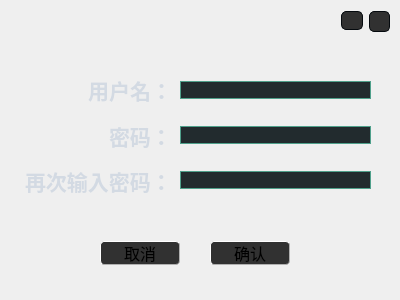
<?xml version="1.0" encoding="UTF-8"?>
<ui version="4.0">
 <class>noPasswd</class>
 <widget class="QWidget" name="noPasswd">
  <property name="geometry">
   <rect>
    <x>0</x>
    <y>0</y>
    <width>400</width>
    <height>300</height>
   </rect>
  </property>
  <property name="windowTitle">
   <string>Form</string>
  </property>
  <property name="styleSheet">
   <string notr="true">/*
ManjaroMix Style Sheet for QT Applications
Author: Jaime A. Quiroga P.
Company: GTRONICK
Last updated: 25/02/2020, 15:42.
Available at: https://github.com/GTRONICK/QSS/blob/master/ManjaroMix.qss
*/
QMainWindow {
	background-color: rgb(49, 49, 49);
	border-radius:20px;

}
QMessageBox {
    background-color: rgb(49, 49, 49);
	border-radius:20px;
}

QMessageBox QLabel {
    color: #d3dae3;
}
QCalendar {
	background-color: rgb(49, 49, 49);
}
QTextEdit {
	border-width: 1px;
	border-style: solid;
	border-color: #4fa08b;
	background-color: #222b2e;
	color: #d3dae3;
}
QPlainTextEdit {
	border-width: 1px;
	border-style: solid;
	border-color: #4fa08b;
	background-color: #222b2e;
	color: #d3dae3;
}
QToolButton {
	border-style: solid;
	border-top-color: qlineargradient(spread:pad, x1:0.5, y1:1, x2:0.5, y2:0, stop:0 rgb(215, 215, 215), stop:1 rgb(222, 222, 222));
	border-right-color: qlineargradient(spread:pad, x1:0, y1:0.5, x2:1, y2:0.5, stop:0 rgb(217, 217, 217), stop:1 rgb(227, 227, 227));
	border-left-color: qlineargradient(spread:pad, x1:0, y1:0.5, x2:1, y2:0.5, stop:0 rgb(227, 227, 227), stop:1 rgb(217, 217, 217));
	border-bottom-color: qlineargradient(spread:pad, x1:0.5, y1:1, x2:0.5, y2:0, stop:0 rgb(215, 215, 215), stop:1 rgb(222, 222, 222));
	border-width: 1px;
	border-radius: 5px;
	color: #d3dae3;
	padding: 2px;
	background-color: rgb(255,255,255);
}
QToolButton:hover{
	border-style: solid;
	border-top-color: qlineargradient(spread:pad, x1:0.5, y1:1, x2:0.5, y2:0, stop:0 rgb(195, 195, 195), stop:1 rgb(222, 222, 222));
	border-right-color: qlineargradient(spread:pad, x1:0, y1:0.5, x2:1, y2:0.5, stop:0 rgb(197, 197, 197), stop:1 rgb(227, 227, 227));
	border-left-color: qlineargradient(spread:pad, x1:0, y1:0.5, x2:1, y2:0.5, stop:0 rgb(227, 227, 227), stop:1 rgb(197, 197, 197));
	border-bottom-color: qlineargradient(spread:pad, x1:0.5, y1:1, x2:0.5, y2:0, stop:0 rgb(195, 195, 195), stop:1 rgb(222, 222, 222));
	border-width: 1px;
	border-radius: 5px;
	color: rgb(0,0,0);
	padding: 2px;
	background-color: rgb(255,255,255);
}
QToolButton:pressed{
	border-style: solid;
	border-top-color: qlineargradient(spread:pad, x1:0.5, y1:1, x2:0.5, y2:0, stop:0 rgb(215, 215, 215), stop:1 rgb(222, 222, 222));
	border-right-color: qlineargradient(spread:pad, x1:0, y1:0.5, x2:1, y2:0.5, stop:0 rgb(217, 217, 217), stop:1 rgb(227, 227, 227));
	border-left-color: qlineargradient(spread:pad, x1:0, y1:0.5, x2:1, y2:0.5, stop:0 rgb(227, 227, 227), stop:1 rgb(217, 217, 217));
	border-bottom-color: qlineargradient(spread:pad, x1:0.5, y1:1, x2:0.5, y2:0, stop:0 rgb(215, 215, 215), stop:1 rgb(222, 222, 222));
	border-width: 1px;
	border-radius: 5px;
	color: rgb(0,0,0);
	padding: 2px;
	background-color: rgb(142,142,142);
}
QPushButton{
	border-style: solid;
	border-color: #050a0e;
	border-width: 1px;
	border-radius: 5px;
	color: #d3dae3;
	padding: 2px;
	background-color: rgb(49, 49, 49);
}
QPushButton::default{
	border-style: solid;
	border-color: #050a0e;
	border-width: 1px;
	border-radius: 5px;
	color: #FFFFFF;
	padding: 2px;
	background-color: rgb(49, 49, 49);;
}
QPushButton:hover{
	border-style: solid;
	border-color: #050a0e;
	border-width: 1px;
	border-radius: 5px;
	color: #d3dae3;
	padding: 2px;
	background-color: #1c1f1f;
}
QPushButton:pressed{
	border-style: solid;
	border-color: #050a0e;
	border-width: 1px;
	border-radius: 5px;
	color: #d3dae3;
	padding: 2px;
	background-color: #2c2f2f;
}
QPushButton:disabled{
	border-style: solid;
	border-top-color: qlineargradient(spread:pad, x1:0.5, y1:1, x2:0.5, y2:0, stop:0 rgb(215, 215, 215), stop:1 rgb(222, 222, 222));
	border-right-color: qlineargradient(spread:pad, x1:0, y1:0.5, x2:1, y2:0.5, stop:0 rgb(217, 217, 217), stop:1 rgb(227, 227, 227));
	border-left-color: qlineargradient(spread:pad, x1:0, y1:0.5, x2:1, y2:0.5, stop:0 rgb(227, 227, 227), stop:1 rgb(217, 217, 217));
	border-bottom-color: qlineargradient(spread:pad, x1:0.5, y1:1, x2:0.5, y2:0, stop:0 rgb(215, 215, 215), stop:1 rgb(222, 222, 222));
	border-width: 1px;
	border-radius: 5px;
	color: #808086;
	padding: 2px;
	background-color: rgb(142,142,142);
}
QLineEdit {
	border-width: 1px;
	border-style: solid;
	border-color: #4fa08b;
	background-color: #222b2e;
	color: #d3dae3;
}
QLabel {
	color: #d3dae3;
}
QLCDNumber {
	color: #4d9b87;
}
QProgressBar {
	text-align: center;
	color: #d3dae3;
	border-radius: 10px;
	border-color: transparent;
	border-style: solid;
	background-color: #52595d;
}
QProgressBar::chunk {
	background-color: #214037	;
	border-radius: 10px;
}
QMenuBar {
	background-color: rgb(49, 49, 49);
}
QMenuBar::item {
	color: #d3dae3;
  	spacing: 3px;
  	padding: 1px 4px;
	background-color: rgb(49, 49, 49);
}

QMenuBar::item:selected {
  	background-color: #252a2e;
	color: #FFFFFF;
}
QMenu {
	background-color: rgb(49, 49, 49);
}
QMenu::item:selected {
	background-color: #252a2e;
	color: #FFFFFF;
}
QMenu::item {
	color: #d3dae3;
	background-color: rgb(49, 49, 49);
}
QTabWidget {
	color:rgb(0,0,0);
	background-color:#000000;
}
QTabWidget::pane {
		border-color: #050a0e;
		background-color: #1e282c;
		border-style: solid;
		border-width: 1px;
    	border-bottom-left-radius: 4px;
		border-bottom-right-radius: 4px;
}
QTabBar::tab:first {
	border-style: solid;
	border-left-width:1px;
	border-right-width:0px;
	border-top-width:1px;
	border-bottom-width:0px;
	border-top-color: #050a0e;
	border-left-color: #050a0e;
	border-bottom-color: #050a0e;
	border-top-left-radius: 4px;
	color: #d3dae3;
	padding: 3px;
	margin-left:0px;
	background-color: rgb(49, 49, 49);
}
QTabBar::tab:last {
	border-style: solid;
	border-top-width:1px;
	border-left-width:1px;
	border-right-width:1px;
	border-bottom-width:0px;
	border-color: #050a0e;
	border-top-right-radius: 4px;
	color: #d3dae3;
	padding: 3px;
	margin-left:0px;
	background-color: rgb(49, 49, 49);
}
QTabBar::tab {
	border-style: solid;
	border-top-width:1px;
	border-bottom-width:0px;
	border-left-width:1px;
	border-top-color: #050a0e;
	border-left-color: #050a0e;
	border-bottom-color: #050a0e;
	color: #d3dae3;
	padding: 3px;
	margin-left:0px;
	background-color: rgb(49, 49, 49);
}
QTabBar::tab:selected, QTabBar::tab:last:selected, QTabBar::tab:hover {
  	border-style: solid;
  	border-left-width:1px;
	border-bottom-width:0px;
	border-right-color: transparent;
	border-top-color: #050a0e;
	border-left-color: #050a0e;
	border-bottom-color: #050a0e;
	color: #FFFFFF;
	padding: 3px;
	margin-left:0px;
	background-color: #1e282c;
}

QTabBar::tab:selected, QTabBar::tab:first:selected, QTabBar::tab:hover {
  	border-style: solid;
  	border-left-width:1px;
  	border-bottom-width:0px;
  	border-top-width:1px;
	border-right-color: transparent;
	border-top-color: #050a0e;
	border-left-color: #050a0e;
	border-bottom-color: #050a0e;
	color: #FFFFFF;
	padding: 3px;
	margin-left:0px;
	background-color: #1e282c;
}

QCheckBox {
	color: #d3dae3;
	padding: 2px;
}
QCheckBox:disabled {
	color: #808086;
	padding: 2px;
}

QCheckBox:hover {
   	width: 80px;
    height: 35px;
	border-radius:4px;
	border-style:solid;
	padding-left: 1px;
	padding-right: 1px;
	padding-bottom: 1px;
	padding-top: 1px;
	border-width:1px;
	border-color: transparent;
}
QCheckBox::indicator:checked {
	border-image: url(:/icon/C:/Users/a9149/Desktop/On.png);
	width: 80px;
    height: 35px;
}
QCheckBox::indicator:unchecked {
	border-image: url(:/icon/C:/Users/a9149/Desktop/Off.png);
	width: 80px;
    height: 35px;
}
QRadioButton {
	color: #d3dae3;
	padding: 1px;
}
QRadioButton::indicator:checked {
	border-image: url(:/icon/C:/Users/a9149/Desktop/selected.png);
	height: 50px;
	width: 48px;
	
}
QRadioButton::indicator:!checked {
	border-image: url(:/icon/C:/Users/a9149/Desktop/deselected.png);
	height: 50px;
	width: 48px;
}
QStatusBar {
	color:#027f7f;
}
QSpinBox {
	color: #d3dae3;
	background-color: #222b2e;
	border-width: 1px;
	border-style: solid;
	border-color: #4fa08b;
}
QDoubleSpinBox {
	color: #d3dae3;
	background-color: #222b2e;
	border-width: 1px;
	border-style: solid;
	border-color: #4fa08b;
}
QTimeEdit {
	color: #d3dae3;
	background-color: #222b2e;
	border-width: 1px;
	border-style: solid;
	border-color: #4fa08b;
}
QDateTimeEdit {
	color: #d3dae3;
	background-color: #222b2e;
	border-width: 1px;
	border-style: solid;
	border-color: #4fa08b;
}
QDateEdit {
	color: #d3dae3;
	background-color: #222b2e;
	border-width: 1px;
	border-style: solid;
	border-color: #4fa08b;
}
QFontComboBox {
	color: #d3dae3;
	background-color: #222b2e;
	border-width: 1px;
	border-style: solid;
	border-color: #4fa08b;
}
QComboBox {
	color: #d3dae3;
	background-color: #222b2e;
	border-width: 1px;
	border-style: solid;
	border-color: #4fa08b;
}

QDial {
	background: #16a085;
}

QToolBox {
	color: #a9b7c6;
	background-color: #222b2e;
}
QToolBox::tab {
	color: #a9b7c6;
	background-color:#222b2e;
}
QToolBox::tab:selected {
	color: #FFFFFF;
	background-color:#222b2e;
}
QScrollArea {
	color: #FFFFFF;
	background-color:#222b2e;
}
QSlider::groove:horizontal {
	height: 5px;
	background-color: #52595d;
}
QSlider::groove:vertical {
	width: 5px;
	background-color: #52595d;
}
QSlider::handle:horizontal {
	background: #1a2224;
	border-style: solid;
	border-width: 1px;
	border-color: rgb(207,207,207);
	width: 12px;
	margin: -5px 0;
	border-radius: 7px;
}
QSlider::handle:vertical {
	background: #1a2224;
	border-style: solid;
	border-width: 1px;
	border-color: rgb(207,207,207);
	height: 12px;
	margin: 0 -5px;
	border-radius: 7px;
}
QSlider::add-page:horizontal {
    background: #52595d;
}
QSlider::add-page:vertical {
    background: #52595d;
}
QSlider::sub-page:horizontal {
    background-color: #15433a;
}
QSlider::sub-page:vertical {
    background-color: #15433a;
}
QScrollBar:horizontal {
	max-height: 10px;
	border: 1px transparent grey;
	margin: 0px 20px 0px 20px;
	background: transparent;
}
QScrollBar:vertical {
	max-width: 10px;
	border: 1px transparent grey;
	margin: 20px 0px 20px 0px;
	background: transparent;
}
QScrollBar::handle:horizontal {
	background: #52595d;
	border-style: transparent;
	border-radius: 4px;
	min-width: 25px;
}
QScrollBar::handle:horizontal:hover {
	background: #58a492;
	border-style: transparent;
	border-radius: 4px;
	min-width: 25px;
}
QScrollBar::handle:vertical {
	background: #52595d;
	border-style: transparent;
	border-radius: 4px;
	min-height: 25px;
}
QScrollBar::handle:vertical:hover {
	background: #58a492;
	border-style: transparent;
	border-radius: 4px;
	min-height: 25px;
}
QScrollBar::add-line:horizontal {
   border: 2px transparent grey;
   border-top-right-radius: 4px;
   border-bottom-right-radius: 4px;
   background: #15433a;
   width: 20px;
   subcontrol-position: right;
   subcontrol-origin: margin;
}
QScrollBar::add-line:horizontal:pressed {
   border: 2px transparent grey;
   border-top-right-radius: 4px;
   border-bottom-right-radius: 4px;
   background: rgb(181,181,181);
   width: 20px;
   subcontrol-position: right;
   subcontrol-origin: margin;
}
QScrollBar::add-line:vertical {
   border: 2px transparent grey;
   border-bottom-left-radius: 4px;
   border-bottom-right-radius: 4px;
   background: #15433a;
   height: 20px;
   subcontrol-position: bottom;
   subcontrol-origin: margin;
}
QScrollBar::add-line:vertical:pressed {
   border: 2px transparent grey;
   border-bottom-left-radius: 4px;
   border-bottom-right-radius: 4px;
   background: rgb(181,181,181);
   height: 20px;
   subcontrol-position: bottom;
   subcontrol-origin: margin;
}
QScrollBar::sub-line:horizontal {
   border: 2px transparent grey;
   border-top-left-radius: 4px;
   border-bottom-left-radius: 4px;
   background: #15433a;
   width: 20px;
   subcontrol-position: left;
   subcontrol-origin: margin;
}
QScrollBar::sub-line:horizontal:pressed {
   border: 2px transparent grey;
   border-top-left-radius: 4px;
   border-bottom-left-radius: 4px;
   background: rgb(181,181,181);
   width: 20px;
   subcontrol-position: left;
   subcontrol-origin: margin;
}
QScrollBar::sub-line:vertical {
   border: 2px transparent grey;
   border-top-left-radius: 4px;
   border-top-right-radius: 4px;
   background: #15433a;
   height: 20px;
   subcontrol-position: top;
   subcontrol-origin: margin;
}
QScrollBar::sub-line:vertical:pressed {
   border: 2px transparent grey;
   border-top-left-radius: 4px;
   border-top-right-radius: 4px;
   background: rgb(181,181,181);
   height: 20px;
   subcontrol-position: top;
   subcontrol-origin: margin;
}

QScrollBar::add-page:horizontal, QScrollBar::sub-page:horizontal {
   background: none;
}
QScrollBar::add-page:vertical, QScrollBar::sub-page:vertical {
   background: none;
}</string>
  </property>
  <widget class="QPushButton" name="exitBtn">
   <property name="geometry">
    <rect>
     <x>100</x>
     <y>241</y>
     <width>80</width>
     <height>24</height>
    </rect>
   </property>
   <property name="font">
    <font>
     <pointsize>12</pointsize>
    </font>
   </property>
   <property name="styleSheet">
    <string notr="true">QPushButton {
	
    border: 1px solid #B0B0B0;
    border-radius: 4px;
    background-color: QLinearGradient( x1: 0, y1: 0, x2: 0, y2: 1, 
        stop: 0 #EEEEEF, stop: 0.05 #DADADF,stop: 0.5 #DADADF, 
        stop: 0.9 #EEEEEF, stop: 1 #EEEEEF);
    padding: 1px 4px;
    min-width: 50px;
    min-height: 16px;
	border-style:outset;  
	color:rgb(0, 0, 0)
}

QPushButton:hover{
    background-color: #8BF;
    border-color: #59F;
}

QPushButton:pressed
{
    border-width: 1px;      
    background-color: #59F;
    border-color: #B0B0B0;
	border-style:inset;
}

QPushButton:focus, QPushButton:default {
    border-color: #EA2; /* make the default button prominent */
}</string>
   </property>
   <property name="text">
    <string>取消</string>
   </property>
  </widget>
  <widget class="QPushButton" name="enterBtn">
   <property name="geometry">
    <rect>
     <x>210</x>
     <y>241</y>
     <width>80</width>
     <height>24</height>
    </rect>
   </property>
   <property name="font">
    <font>
     <pointsize>12</pointsize>
    </font>
   </property>
   <property name="styleSheet">
    <string notr="true">QPushButton {
	
    border: 1px solid #B0B0B0;
    border-radius: 4px;
    background-color: QLinearGradient( x1: 0, y1: 0, x2: 0, y2: 1, 
        stop: 0 #EEEEEF, stop: 0.05 #DADADF,stop: 0.5 #DADADF, 
        stop: 0.9 #EEEEEF, stop: 1 #EEEEEF);
    padding: 1px 4px;
    min-width: 50px;
    min-height: 16px;
	border-style:outset;  
	color:rgb(0, 0, 0)
}

QPushButton:hover{
    background-color: #8BF;
    border-color: #59F;
}

QPushButton:pressed
{
    border-width: 1px;      
    background-color: #59F;
    border-color: #B0B0B0;
	border-style:inset;
}

QPushButton:focus, QPushButton:default {
    border-color: #EA2; /* make the default button prominent */
}</string>
   </property>
   <property name="text">
    <string>确认</string>
   </property>
  </widget>
  <widget class="QWidget" name="layoutWidget">
   <property name="geometry">
    <rect>
     <x>20</x>
     <y>70</y>
     <width>152</width>
     <height>131</height>
    </rect>
   </property>
   <property name="font">
    <font>
     <pointsize>16</pointsize>
    </font>
   </property>
   <layout class="QVBoxLayout" name="verticalLayout">
    <item>
     <widget class="QLabel" name="label">
      <property name="font">
       <font>
        <pointsize>16</pointsize>
        <bold>true</bold>
        <kerning>true</kerning>
       </font>
      </property>
      <property name="text">
       <string>用户名：</string>
      </property>
      <property name="alignment">
       <set>Qt::AlignRight|Qt::AlignTrailing|Qt::AlignVCenter</set>
      </property>
     </widget>
    </item>
    <item alignment="Qt::AlignRight">
     <widget class="QLabel" name="label_2">
      <property name="font">
       <font>
        <pointsize>16</pointsize>
        <bold>true</bold>
       </font>
      </property>
      <property name="text">
       <string>密码：</string>
      </property>
     </widget>
    </item>
    <item alignment="Qt::AlignRight">
     <widget class="QLabel" name="label_3">
      <property name="font">
       <font>
        <pointsize>16</pointsize>
        <bold>true</bold>
       </font>
      </property>
      <property name="text">
       <string>再次输入密码：</string>
      </property>
     </widget>
    </item>
   </layout>
  </widget>
  <widget class="QWidget" name="layoutWidget">
   <property name="geometry">
    <rect>
     <x>180</x>
     <y>60</y>
     <width>191</width>
     <height>151</height>
    </rect>
   </property>
   <layout class="QVBoxLayout" name="verticalLayout_2">
    <item>
     <widget class="QLineEdit" name="username">
      <property name="text">
       <string/>
      </property>
     </widget>
    </item>
    <item>
     <widget class="QLineEdit" name="passwd"/>
    </item>
    <item>
     <widget class="QLineEdit" name="passwd2"/>
    </item>
   </layout>
  </widget>
  <widget class="QPushButton" name="pushButton_4">
   <property name="geometry">
    <rect>
     <x>369</x>
     <y>11</y>
     <width>21</width>
     <height>21</height>
    </rect>
   </property>
   <property name="sizePolicy">
    <sizepolicy hsizetype="Minimum" vsizetype="Minimum">
     <horstretch>0</horstretch>
     <verstretch>0</verstretch>
    </sizepolicy>
   </property>
   <property name="styleSheet">
    <string notr="true">QPushButton
{
    border-image: url(:/icon/C:/Users/a9149/Desktop/close.png);
	height: 60px;
	width: 60px;
}
QPushButton:hover
{
	border-image: url(:/icon/C:/Users/a9149/Desktop/closed.png);
	height: 60px;
	width: 60px;
}</string>
   </property>
   <property name="text">
    <string/>
   </property>
  </widget>
  <widget class="QPushButton" name="pushButton_5">
   <property name="geometry">
    <rect>
     <x>341</x>
     <y>11</y>
     <width>22</width>
     <height>19</height>
    </rect>
   </property>
   <property name="sizePolicy">
    <sizepolicy hsizetype="Minimum" vsizetype="Minimum">
     <horstretch>0</horstretch>
     <verstretch>0</verstretch>
    </sizepolicy>
   </property>
   <property name="styleSheet">
    <string notr="true">QPushButton
{
	
	border-image: url(:/icon/C:/Users/a9149/Desktop/mini.png);
}
QPushButton:hover
{
	
	border-image: url(:/icon/C:/Users/a9149/Desktop/mini-hover.png);
}</string>
   </property>
   <property name="text">
    <string/>
   </property>
  </widget>
 </widget>
 <resources/>
 <connections>
  <connection>
   <sender>exitBtn</sender>
   <signal>clicked()</signal>
   <receiver>noPasswd</receiver>
   <slot>close()</slot>
   <hints>
    <hint type="sourcelabel">
     <x>139</x>
     <y>252</y>
    </hint>
    <hint type="destinationlabel">
     <x>199</x>
     <y>149</y>
    </hint>
   </hints>
  </connection>
  <connection>
   <sender>pushButton_4</sender>
   <signal>clicked()</signal>
   <receiver>noPasswd</receiver>
   <slot>close()</slot>
   <hints>
    <hint type="sourcelabel">
     <x>380</x>
     <y>13</y>
    </hint>
    <hint type="destinationlabel">
     <x>199</x>
     <y>149</y>
    </hint>
   </hints>
  </connection>
 </connections>
</ui>
